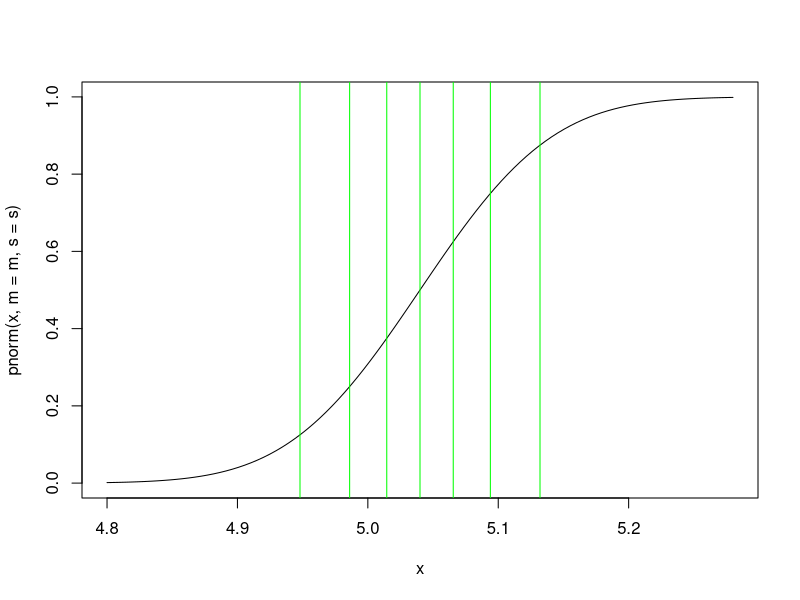

This chart was generated by the following R code:
# testing power supply, is normal distribution adequate?
# average voltage
m <- 5.04
# standard deviation
s <- 0.08
# sample size
N <- 100
# number of cuts
nc <- 8
# Equally probable cuts
(cuts<-qnorm(seq(0, 1, len=nc+1), m=m, s=s))
curve(pnorm(x, m=m, s=s), m-3*s, m+3*s)
abline(v=cuts, col="green")

# Expected and observed counts
ei <- rep(N * (1/nc), 8)
oi <- c(12, 14, 12, 13, 12, 11, 12, 14)

# Test statistic and p-value
chisq <- sum((oi - ei)**2 / ei)
pchisq(chisq, df=nc-2-1, low=F)
